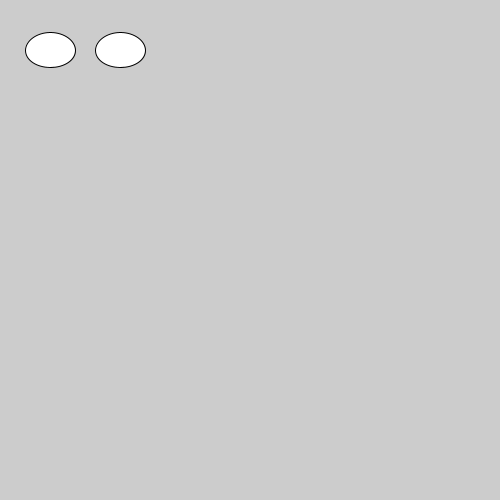
Frame 1 (no input)
Frame 60 (the mouse pressed at the canvas centre just before this capture): identical to frame 1, image omitted
Frame 120 (the mouse held since frame 60 and released just before this capture): identical to frame 1, image omitted

The Processing sketch that drew this single still picture (run headless with seeded random() and noise(); from frame 60 on, the mouse is pressed at the canvas centre):

// Processing sketch: googly_eyes
// ── googly_eyes.pde

void setup(){
size(500,500);
  fill(255,255,255);
  ellipse(50,50,50,35);
ellipse(120,50,50,35);
}
void draw () {
fill(0,0,0);
if(mouseX > 30 && mouseY < 65 && mouseY > 30 && mouseX < 60){

ellipse(mouseX + 70 ,54,15,15);
ellipse(mouseX,mouseY,15,15);
}
}
